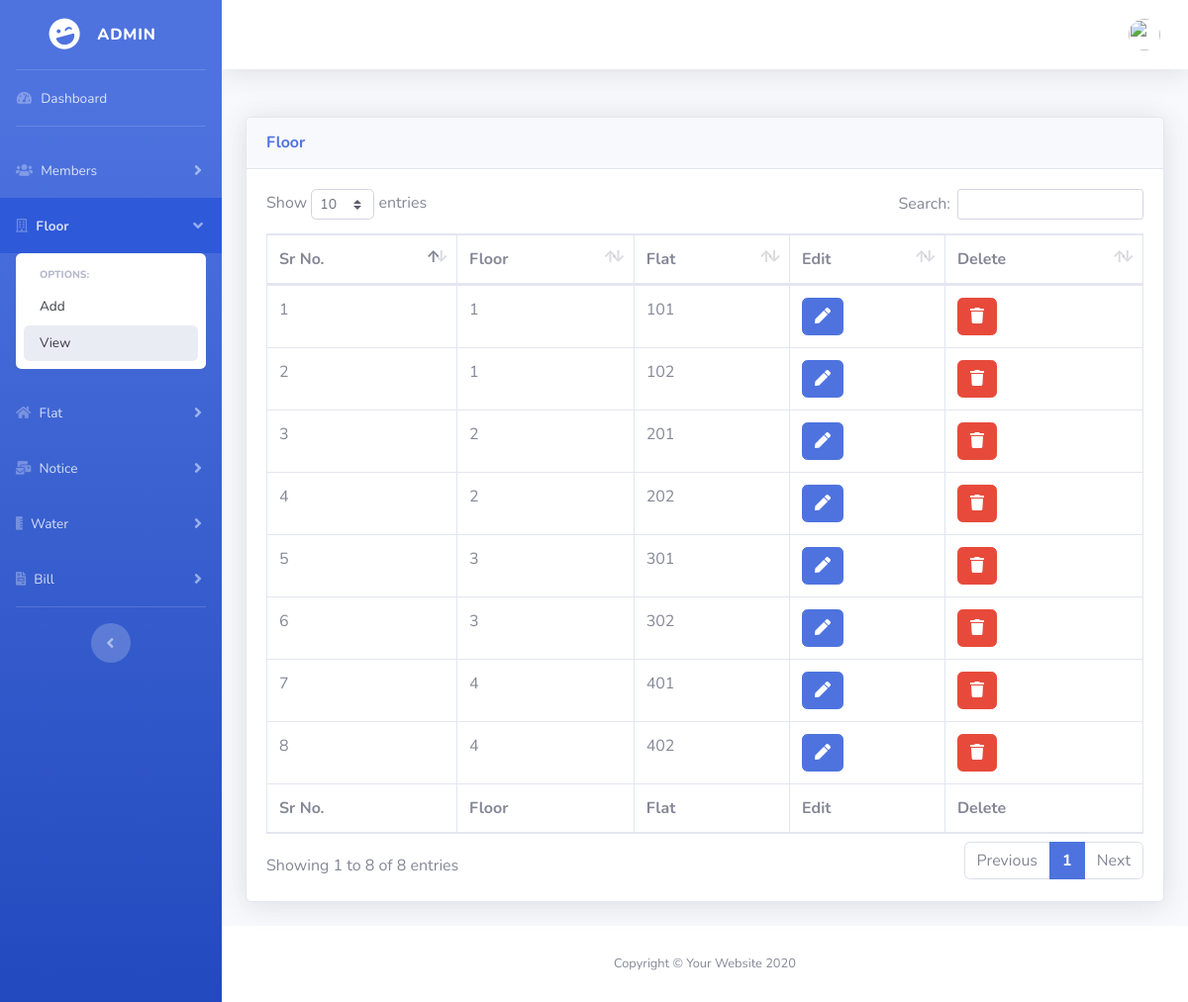
Screenshot of /admin/floor.php?source=view_floor (signed in) with the database file from the repository.
### tables this page shows
CREATE TABLE `building` (
  `id` int(11) NOT NULL,
  `floor_no` int(11) NOT NULL,
  `flat_no` int(11) NOT NULL,
  `created_at` datetime NOT NULL,
  `updated_at` datetime NOT NULL
);

### admin/classes/Database.php (called while the page is built, shortened)
<?php
    class Database{
        private $host;
        private $username;
        private $password;
        private $database;
        private $connection;
        public function __construct(){
            $this->host = "localhost";
            $this->username = "root";
            $this->password = "";
            $this->database = "societymanagement";
        }
        public function connectDB(){
            $this->connection = new mysqli($this->host, $this->username, $this->password);
            $db_selected = $this->connection->select_db($this->database);
        }
        public function getConnection(){
            return $this->connection;
        }
    }
    $database = new Database();
?>

### admin/classes/Session.php (called while the page is built, shortened)
<?php
class Session {
    public static function isSessionStart(){
        if(isset($_SESSION['login'])){
            return true;
        } else{
            return false;
        }
    }
}

### admin/classes/Floor.php (called while the page is built, shortened)
<?php
    include_once("Database.php");
    include_once("Session.php");
    class Floor{
        private $connection;
        public function __construct(){
            global $database;
            $this->connection = $database->getConnection();
        }
        public function readAllFloor(){
            $result_set = $this->connection->query("SELECT * FROM building");
            return $result_set;
        }
    }
?>

### admin/includes/floor/view-floor.php (the view, shortened to what this page needs)
<?php
    $floor = new Floor();
?>
<div class="card shadow mb-4">
    <div class="card-header py-3">
        <h6 class="m-0 font-weight-bold text-primary">Floor</h6> </div>
    <div class="card-body">
        <div class="table-responsive">
            <table class="table table-bordered" id="dataTable" width="100%" cellspacing="0">
                <thead>
                    <tr>
                        <th>Sr No.</th>
                        <th>Floor</th>
                        <th>Flat</th>
                        <?php
                            if($user_role == 'admin'){
                        ?>
                        <th>Edit</th>
                        <th>Delete</th>
                        <?php
                            }
                        ?>
                    </tr>
                </thead>
                <tfoot>
                    <tr>
                        <th>Sr No.</th>
                        <th>Floor</th>
                        <th>Flat</th>
                        <?php
                            if($user_role == 'admin'){
                        ?>
                        <th>Edit</th>
                        <th>Delete</th>
                        <?php
                            }
                        ?>
                    </tr>
                </tfoot>
                 <tbody>
                  <?php
                        $id = 0;
                        $allFloors = $floor->readAllFloor();
                        while($row = mysqli_fetch_assoc($allFloors)){
                            $id = $id+1;
                            $floor_id = $row['id'];
                            $floor_no = $row['floor_no'];
                            $flat_no = $row['flat_no'];
                            echo "<tr>";
                            echo "<td>$id</td>";
                            echo "<td>$floor_no</td>";
                            echo "<td>$flat_no</td>";
                            if($user_role == 'admin'){
                                echo "<td><a href='floor.php?source=edit_floor&fid=$floor_id' class='btn btn-primary'><span class='fa fa-pen'></span></a></td> ";
                                echo "<td><button type='button' class='btn btn-danger delete-floor' data-floor-id='$floor_id'> <span class='fa fa-trash'></span></button></td>";
                            }
                            echo "</tr>";
                        }
                    ?>
                </tbody>
            </table>
        </div>
    </div>
</div>

### rows the page displays
building: floor_no "1", flat_no "101"
building: floor_no "1", flat_no "102"
building: floor_no "2", flat_no "201"
building: floor_no "2", flat_no "202"
building: floor_no "3", flat_no "301"
building: floor_no "3", flat_no "302"
building: floor_no "4", flat_no "401"
building: floor_no "4", flat_no "402"
